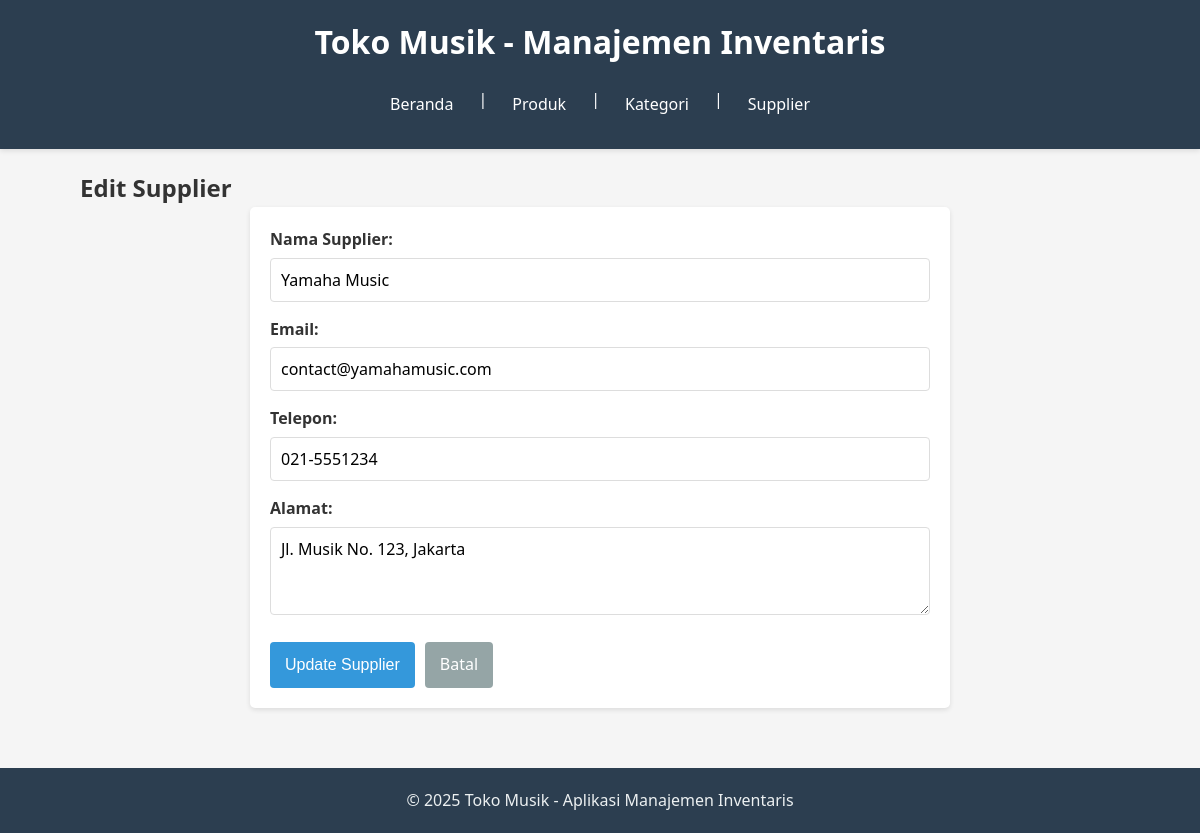
Screenshot of /?page=suppliers&action=edit&id=1 with the database file from the repository.
### tables this page shows
CREATE TABLE suppliers (
    id INT AUTO_INCREMENT PRIMARY KEY,
    name VARCHAR(100) NOT NULL,
    email VARCHAR(100) UNIQUE,
    phone VARCHAR(20),
    address TEXT
);

### config/db.php (called while the page is built, shortened)
<?php
class Database {
    private $host = "localhost";
    private $username = "root";
    private $password = "";
    private $dbname = "db_music_store";
    public function __construct() {
        try {
            $this->conn = new PDO("mysql:host=$this->host;dbname=$this->dbname", $this->username, $this->password);
        } catch (PDOException $e) {
            echo "Connection failed: " . $e->getMessage();
        }
    }
}
?>

### class/Supplier.php (called while the page is built, shortened)
<?php
require_once 'config/db.php';
class Supplier {
    private $db;
    public function __construct() {
        $this->db = (new Database())->conn;
    }
    public function getSupplierById($id) {
        $stmt = $this->db->prepare("SELECT * FROM suppliers WHERE id = ?");
        $stmt->execute([$id]);
        return $stmt->fetch(PDO::FETCH_ASSOC);
    }
}
?>

### view/supplier_edit_form.php (the view, shortened to what this page needs)
<?php
$supplier_id = $_GET['id'];
$supplier_data = $supplier->getSupplierById($supplier_id);
?>
<h2>Edit Supplier</h2>
<form method="POST" class="input-form">
    <div class="form-group">
        <label>Nama Supplier:</label>
        <input type="text" name="name" value="<?= htmlspecialchars($supplier_data['name']) ?>" required>
    </div>
    <div class="form-group">
        <label>Email:</label>
        <input type="email" name="email" value="<?= htmlspecialchars($supplier_data['email']) ?>" required>
    </div>
    <div class="form-group">
        <label>Telepon:</label>
        <input type="text" name="phone" value="<?= htmlspecialchars($supplier_data['phone']) ?>">
    </div>
    <div class="form-group">
        <label>Alamat:</label>
        <textarea name="address" rows="3"><?= htmlspecialchars($supplier_data['address']) ?></textarea>
    </div>
    <div class="form-actions">
        <button type="submit" name="update_supplier">Update Supplier</button>
        <a href="?page=suppliers" class="button-link">Batal</a>
    </div>
</form>

### style.css (style rules this page uses)
* { margin: 0; padding: 0; box-sizing: border-box; }
body { font-family: 'Segoe UI', Tahoma, Geneva, Verdana, sans-serif; line-height: 1.6; color: #333; background-color: #f5f5f5; }
form { margin: 20px 0; }
.input-form { background: white; padding: 20px; border-radius: 5px; box-shadow: 0 2px 5px rgba(0, 0, 0, 0.1); max-width: 700px; margin: 0 auto; }
.form-group { margin-bottom: 15px; }
.form-group label { display: block; margin-bottom: 5px; font-weight: bold; }
input[type="text"], input[type="email"], input[type="number"], textarea, select { width: 100%; padding: 10px; border: 1px solid #ddd; border-radius: 4px; font-family: inherit; font-size: 1rem; }
.form-actions { margin-top: 20px; display: flex; gap: 10px; }
button { background-color: #3498db; color: white; border: none; padding: 10px 15px; border-radius: 4px; cursor: pointer; font-size: 1rem; transition: background-color 0.3s; }
.button-link { display: inline-block; padding: 10px 15px; background-color: #95a5a6; color: white; text-decoration: none; border-radius: 4px; transition: background-color 0.3s; }

### rows the page displays
suppliers: name "Yamaha Music", email "contact@yamahamusic.com", phone "021-5551234", address "Jl. Musik No. 123, Jakarta"
